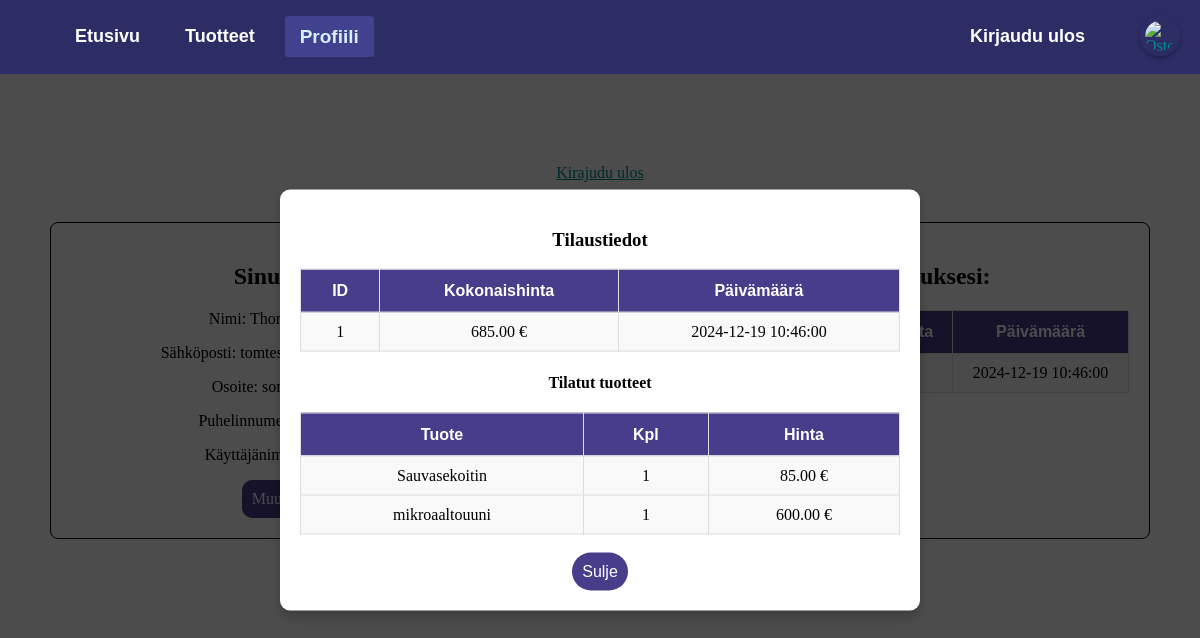
/index.php?page=profiili&order_id=1 (signed in), run on an earlier commit of the app's database.
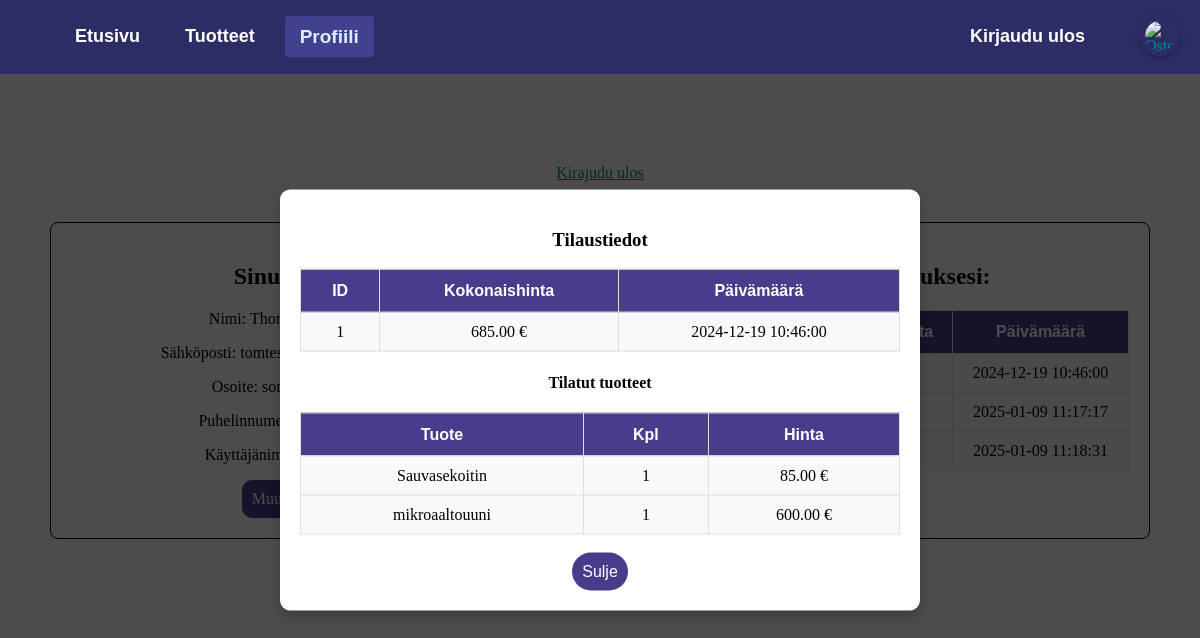
And on a later commit of the database.
### tables this page shows
CREATE TABLE `tilaukset` (
  `order_id` int(11) NOT NULL,
  `member_id` int(11) NOT NULL,
  `total_price` decimal(10,2) NOT NULL,
  `order_date` timestamp NOT NULL DEFAULT current_timestamp()
);

CREATE TABLE `tilaus_tuotteet` (
  `order_id` int(11) NOT NULL,
  `product_id` int(11) NOT NULL,
  `quantity` int(11) NOT NULL,
  `price` decimal(10,2) NOT NULL
);

CREATE TABLE `tuotteet` (
  `id` int(11) NOT NULL,
  `nimi` varchar(255) NOT NULL,
  `kuvaus` text DEFAULT NULL,
  `hinta` decimal(10,2) NOT NULL,
  `kuva` varchar(255) DEFAULT NULL,
  `varastomäärä` int(11) DEFAULT 0
);

### profiili.php (the view, shortened to what the changed rows need)
<?php
$link = mysqli_connect(DB_HOST, DB_USER, DB_PASSWORD, DB_DATABASE);
$qry = "SELECT order_id, order_date, total_price FROM tilaukset WHERE member_id = ?";
$stmt = mysqli_prepare($link, $qry);
mysqli_stmt_bind_param($stmt, "i", $_SESSION['SESS_MEMBER_ID']);
mysqli_stmt_execute($stmt);
$result = mysqli_stmt_get_result($stmt);
$orderDetails = [];
if ($result) {
    while ($row = mysqli_fetch_assoc($result)) {
        $orderDetails[] = $row;
    }
}
$products = [];
if (isset($_GET['order_id'])) {
    $orderId = intval($_GET['order_id']);
    if ($orderId > 0) {
        $orderQry = "SELECT order_id, order_date, total_price FROM tilaukset WHERE order_id = ?";
        $stmt = mysqli_prepare($link, $orderQry);
        mysqli_stmt_bind_param($stmt, "i", $orderId);
        mysqli_stmt_execute($stmt);
        $orderResult = mysqli_stmt_get_result($stmt);
        $orderData = mysqli_fetch_assoc($orderResult);
        $productQry = "SELECT op.quantity, op.price, p.nimi
                       FROM tilaus_tuotteet op
                       JOIN tuotteet p ON op.product_id = p.id
                       WHERE op.order_id = ?";
        $stmt = mysqli_prepare($link, $productQry);
        mysqli_stmt_bind_param($stmt, "i", $orderId);
        mysqli_stmt_execute($stmt);
        $productResult = mysqli_stmt_get_result($stmt);
        while ($product = mysqli_fetch_assoc($productResult)) {
            $products[] = $product;
        }
    }
}
?>
<body>
<div style="text-align: center;">
    <h1>Tervetuloa <?php echo htmlspecialchars($_SESSION['SESS_FIRST_NAME']);?></h1>
    <div class="profile-content-container">
        <div class="profile-content-box">
            <h2 style="color: black;">Sinun tiedot:</h2>
        </div>
        <div class="profile-content-box">
            <h2 style="color: black;">Tehdyt tilauksesi:</h2>
            <table class="orders-table" style="width: 100%; border-collapse: collapse; color: black;">
                <thead>
                    <tr>
                        <th>Tilauksen ID</th>
                        <th>Kokonaishinta</th>
                        <th>Päivämäärä</th>
                    </tr>
                </thead>
                <tbody>
                    <?php if (!empty($orderDetails)): ?>
                        <?php foreach ($orderDetails as $order): ?>
                            <tr>
                                <td>
                                    <a href="index.php?page=profiili&order_id=<?php echo $order['order_id']; ?>">
                                    </a>
                                </td>
                                <td><?php echo htmlspecialchars($order['total_price']); ?></td>
                                <td><?php echo htmlspecialchars($order['order_date']); ?></td>
                            </tr>
                        <?php endforeach; ?>
                    <?php else: ?>
                        <tr>
                            <td colspan="4" style="text-align: center;">Ei tilauksia</td>
                        </tr>
                    <?php endif; ?>
                </tbody>
            </table>
        </div>
    </div>
</div>
<?php if (isset($orderData)): ?>
    <div id="orderDetailsPopup" style="display: block;">
        <div class="popup-content">
            <h3>Tilaustiedot</h3>
            <table class="orders-table" style="width: 100%; border-collapse: collapse; color: black;">
                <thead>
                    <tr>
                        <th>ID</th>
                        <th>Kokonaishinta</th>
                        <th>Päivämäärä</th>
                    </tr>
                </thead>
                <tbody>
                    <tr>
                        <td><?php echo htmlspecialchars($orderData['order_id']); ?></td>
                        <td><?php echo htmlspecialchars($orderData['total_price']); ?> €</td>
                        <td><?php echo htmlspecialchars($orderData['order_date']); ?></td>
                    </tr>
                </tbody>
            </table>
            <h4>Tilatut tuotteet</h4>
            <table class="orders-table" style="width: 100%; border-collapse: collapse; color: black;">
                <thead>
                    <tr>
                        <th>Tuote</th>
                        <th>Kpl</th>
                        <th>Hinta</th>
                    </tr>
                </thead>
                <tbody>
                    <?php foreach ($products as $product): ?>
                        <tr>
                            <td><?php echo htmlspecialchars($product['nimi']); ?></td>
                            <td><?php echo htmlspecialchars($product['quantity']); ?></td>
                            <td><?php echo htmlspecialchars($product['price']); ?> €</td>
                        </tr>
                    <?php endforeach; ?>
                </tbody>
            </table>
            <br>
            <button class="oc-btn" onclick="closePopup()">Sulje</button>
        </div>
    </div>
<?php endif; ?>
</body>
</html>

What changed in the data, as far as the page shows it:
added tilaukset: order_date "2025-01-09 11:17:17"
added tilaukset: order_date "2025-01-09 11:18:31"
